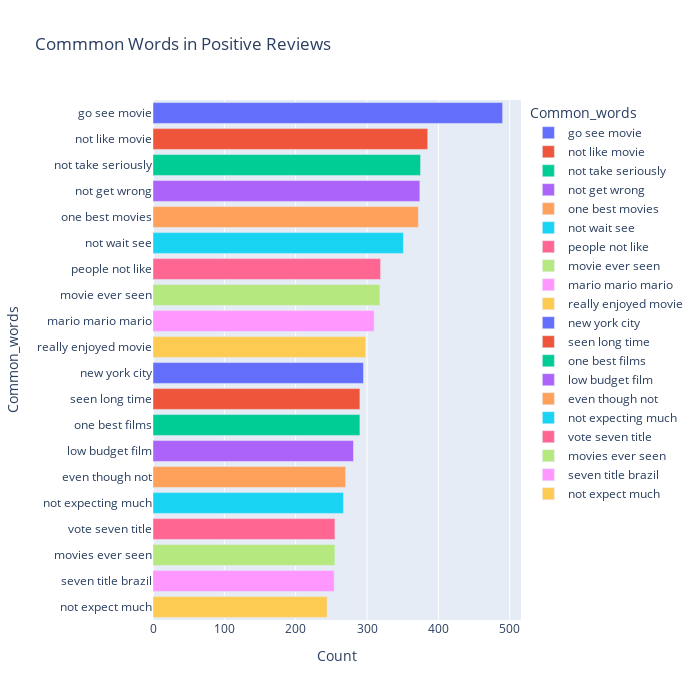

Notebook cell for this chart:
### Markdown cell above
### 3. Trigram

### Code cell
most_common_uni = get_top_text_ngrams(df.Reviews_clean[df['Ratings']>=7],20,3)
most_common_uni = dict(most_common_uni)
temp = pd.DataFrame(columns = ["Common_words" , 'Count'])
temp["Common_words"] = list(most_common_uni.keys())
temp["Count"] = list(most_common_uni.values())
fig = px.bar(temp, x="Count", y="Common_words", title='Commmon Words in Positive Reviews', orientation='h', 
             width=700, height=700,color='Common_words')
fig.show()

### Figure 1 — Plotly figure (JSON) as saved in the notebook; plotly's stock layout.template omitted (floating-point values rounded to 4 significant figures)
{"data": [{"alignmentgroup": "True", "hovertemplate": "Common_words=%{y}<br>Count=%{x}<extra></extra>", "legendgroup": "go see movie", "marker": {"color": "#636efa", "pattern": {"shape": ""}}, "name": "go see movie", "offsetgroup": "go see movie", "orientation": "h", "showlegend": true, "textposition": "auto", "type": "bar", "x": [490], "xaxis": "x", "y": ["go see movie"], "yaxis": "y"}, {"alignmentgroup": "True", "hovertemplate": "Common_words=%{y}<br>Count=%{x}<extra></extra>", "legendgroup": "not like movie", "marker": {"color": "#EF553B", "pattern": {"shape": ""}}, "name": "not like movie", "offsetgroup": "not like movie", "orientation": "h", "showlegend": true, "textposition": "auto", "type": "bar", "x": [385], "xaxis": "x", "y": ["not like movie"], "yaxis": "y"}, {"alignmentgroup": "True", "hovertemplate": "Common_words=%{y}<br>Count=%{x}<extra></extra>", "legendgroup": "not take seriously", "marker": {"color": "#00cc96", "pattern": {"shape": ""}}, "name": "not take seriously", "offsetgroup": "not take seriously", "orientation": "h", "showlegend": true, "textposition": "auto", "type": "bar", "x": [375], "xaxis": "x", "y": ["not take seriously"], "yaxis": "y"}, {"alignmentgroup": "True", "hovertemplate": "Common_words=%{y}<br>Count=%{x}<extra></extra>", "legendgroup": "not get wrong", "marker": {"color": "#ab63fa", "pattern": {"shape": ""}}, "name": "not get wrong", "offsetgroup": "not get wrong", "orientation": "h", "showlegend": true, "textposition": "auto", "type": "bar", "x": [374], "xaxis": "x", "y": ["not get wrong"], "yaxis": "y"}, {"alignmentgroup": "True", "hovertemplate": "Common_words=%{y}<br>Count=%{x}<extra></extra>", "legendgroup": "one best movies", "marker": {"color": "#FFA15A", "pattern": {"shape": ""}}, "name": "one best movies", "offsetgroup": "one best movies", "orientation": "h", "showlegend": true, "textposition": "auto", "type": "bar", "x": [372], "xaxis": "x", "y": ["one best movies"], "yaxis": "y"}, {"alignmentgroup": "True", "hovertemplate": "Common_words=%{y}<br>Count=%{x}<extra></extra>", "legendgroup": "not wait see", "marker": {"color": "#19d3f3", "pattern": {"shape": ""}}, "name": "not wait see", "offsetgroup": "not wait see", "orientation": "h", "showlegend": true, "textposition": "auto", "type": "bar", "x": [351], "xaxis": "x", "y": ["not wait see"], "yaxis": "y"}, {"alignmentgroup": "True", "hovertemplate": "Common_words=%{y}<br>Count=%{x}<extra></extra>", "legendgroup": "people not like", "marker": {"color": "#FF6692", "pattern": {"shape": ""}}, "name": "people not like", "offsetgroup": "people not like", "orientation": "h", "showlegend": true, "textposition": "auto", "type": "bar", "x": [319], "xaxis": "x", "y": ["people not like"], "yaxis": "y"}, {"alignmentgroup": "True", "hovertemplate": "Common_words=%{y}<br>Count=%{x}<extra></extra>", "legendgroup": "movie ever seen", "marker": {"color": "#B6E880", "pattern": {"shape": ""}}, "name": "movie ever seen", "offsetgroup": "movie ever seen", "orientation": "h", "showlegend": true, "textposition": "auto", "type": "bar", "x": [318], "xaxis": "x", "y": ["movie ever seen"], "yaxis": "y"}, {"alignmentgroup": "True", "hovertemplate": "Common_words=%{y}<br>Count=%{x}<extra></extra>", "legendgroup": "mario mario mario", "marker": {"color": "#FF97FF", "pattern": {"shape": ""}}, "name": "mario mario mario", "offsetgroup": "mario mario mario", "orientation": "h", "showlegend": true, "textposition": "auto", "type": "bar", "x": [310], "xaxis": "x", "y": ["mario mario mario"], "yaxis": "y"}, {"alignmentgroup": "True", "hovertemplate": "Common_words=%{y}<br>Count=%{x}<extra></extra>", "legendgroup": "really enjoyed movie", "marker": {"color": "#FECB52", "pattern": {"shape": ""}}, "name": "really enjoyed movie", "offsetgroup": "really enjoyed movie", "orientation": "h", "showlegend": true, "textposition": "auto", "type": "bar", "x": [298], "xaxis": "x", "y": ["really enjoyed movie"], "yaxis": "y"}, {"alignmentgroup": "True", "hovertemplate": "Common_words=%{y}<br>Count=%{x}<extra></extra>", "legendgroup": "new york city", "marker": {"color": "#636efa", "pattern": {"shape": ""}}, "name": "new york city", "offsetgroup": "new york city", "orientation": "h", "showlegend": true, "textposition": "auto", "type": "bar", "x": [295], "xaxis": "x", "y": ["new york city"], "yaxis": "y"}, {"alignmentgroup": "True", "hovertemplate": "Common_words=%{y}<br>Count=%{x}<extra></extra>", "legendgroup": "seen long time", "marker": {"color": "#EF553B", "pattern": {"shape": ""}}, "name": "seen long time", "offsetgroup": "seen long time", "orientation": "h", "showlegend": true, "textposition": "auto", "type": "bar", "x": [290], "xaxis": "x", "y": ["seen long time"], "yaxis": "y"}, {"alignmentgroup": "True", "hovertemplate": "Common_words=%{y}<br>Count=%{x}<extra></extra>", "legendgroup": "one best films", "marker": {"color": "#00cc96", "pattern": {"shape": ""}}, "name": "one best films", "offsetgroup": "one best films", "orientation": "h", "showlegend": true, "textposition": "auto", "type": "bar", "x": [290], "xaxis": "x", "y": ["one best films"], "yaxis": "y"}, {"alignmentgroup": "True", "hovertemplate": "Common_words=%{y}<br>Count=%{x}<extra></extra>", "legendgroup": "low budget film", "marker": {"color": "#ab63fa", "pattern": {"shape": ""}}, "name": "low budget film", "offsetgroup": "low budget film", "orientation": "h", "showlegend": true, "textposition": "auto", "type": "bar", "x": [281], "xaxis": "x", "y": ["low budget film"], "yaxis": "y"}, {"alignmentgroup": "True", "hovertemplate": "Common_words=%{y}<br>Count=%{x}<extra></extra>", "legendgroup": "even though not", "marker": {"color": "#FFA15A", "pattern": {"shape": ""}}, "name": "even though not", "offsetgroup": "even though not", "orientation": "h", "showlegend": true, "textposition": "auto", "type": "bar", "x": [270], "xaxis": "x", "y": ["even though not"], "yaxis": "y"}, {"alignmentgroup": "True", "hovertemplate": "Common_words=%{y}<br>Count=%{x}<extra></extra>", "legendgroup": "not expecting much", "marker": {"color": "#19d3f3", "pattern": {"shape": ""}}, "name": "not expecting much", "offsetgroup": "not expecting much", "orientation": "h", "showlegend": true, "textposition": "auto", "type": "bar", "x": [267], "xaxis": "x", "y": ["not expecting much"], "yaxis": "y"}, {"alignmentgroup": "True", "hovertemplate": "Common_words=%{y}<br>Count=%{x}<extra></extra>", "legendgroup": "vote seven title", "marker": {"color": "#FF6692", "pattern": {"shape": ""}}, "name": "vote seven title", "offsetgroup": "vote seven title", "orientation": "h", "showlegend": true, "textposition": "auto", "type": "bar", "x": [255], "xaxis": "x", "y": ["vote seven title"], "yaxis": "y"}, {"alignmentgroup": "True", "hovertemplate": "Common_words=%{y}<br>Count=%{x}<extra></extra>", "legendgroup": "movies ever seen", "marker": {"color": "#B6E880", "pattern": {"shape": ""}}, "name": "movies ever seen", "offsetgroup": "movies ever seen", "orientation": "h", "showlegend": true, "textposition": "auto", "type": "bar", "x": [255], "xaxis": "x", "y": ["movies ever seen"], "yaxis": "y"}, {"alignmentgroup": "True", "hovertemplate": "Common_words=%{y}<br>Count=%{x}<extra></extra>", "legendgroup": "seven title brazil", "marker": {"color": "#FF97FF", "pattern": {"shape": ""}}, "name": "seven title brazil", "offsetgroup": "seven title brazil", "orientation": "h", "showlegend": true, "textposition": "auto", "type": "bar", "x": [254], "xaxis": "x", "y": ["seven title brazil"], "yaxis": "y"}, {"alignmentgroup": "True", "hovertemplate": "Common_words=%{y}<br>Count=%{x}<extra></extra>", "legendgroup": "not expect much", "marker": {"color": "#FECB52", "pattern": {"shape": ""}}, "name": "not expect much", "offsetgroup": "not expect much", "orientation": "h", "showlegend": true, "textposition": "auto", "type": "bar", "x": [244], "xaxis": "x", "y": ["not expect much"], "yaxis": "y"}], "layout": {"barmode": "relative", "height": 700, "legend": {"title": {"text": "Common_words"}, "tracegroupgap": 0}, "title": {"text": "Commmon Words in Positive Reviews"}, "width": 700, "xaxis": {"anchor": "y", "autorange": true, "domain": [0, 1], "range": [0, 515.8], "title": {"text": "Count"}, "type": "linear"}, "yaxis": {"anchor": "x", "autorange": true, "categoryarray": ["not expect much", "seven title brazil", "movies ever seen", "vote seven title", "not expecting much", "even though not", "low budget film", "one best films", "seen long time", "new york city", "really enjoyed movie", "mario mario mario", "movie ever seen", "people not like", "not wait see", "one best movies", "not get wrong", "not take seriously", "not like movie", "go see movie"], "categoryorder": "array", "domain": [0, 1], "range": [-0.5, 19.5], "title": {"text": "Common_words"}, "type": "category"}}}
